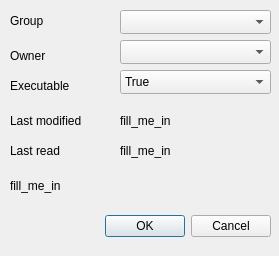
<?xml version="1.0" encoding="UTF-8"?>
<ui version="4.0">
 <class>Dialog</class>
 <widget class="QDialog" name="Dialog">
  <property name="geometry">
   <rect>
    <x>0</x>
    <y>0</y>
    <width>279</width>
    <height>256</height>
   </rect>
  </property>
  <property name="windowTitle">
   <string>Properties</string>
  </property>
  <property name="windowIcon">
   <iconset resource="../qresources/libqresources.qrc">
    <normaloff>:/usr/share/qresources/resources/stock_properties.svg</normaloff>:/usr/share/qresources/resources/stock_properties.svg</iconset>
  </property>
  <widget class="QDialogButtonBox" name="buttonBox">
   <property name="geometry">
    <rect>
     <x>10</x>
     <y>210</y>
     <width>261</width>
     <height>32</height>
    </rect>
   </property>
   <property name="orientation">
    <enum>Qt::Horizontal</enum>
   </property>
   <property name="standardButtons">
    <set>QDialogButtonBox::Cancel|QDialogButtonBox::Ok</set>
   </property>
  </widget>
  <widget class="QComboBox" name="groupBox">
   <property name="geometry">
    <rect>
     <x>120</x>
     <y>10</y>
     <width>151</width>
     <height>24</height>
    </rect>
   </property>
  </widget>
  <widget class="QComboBox" name="ownerBox">
   <property name="geometry">
    <rect>
     <x>120</x>
     <y>40</y>
     <width>151</width>
     <height>24</height>
    </rect>
   </property>
  </widget>
  <widget class="QLabel" name="label">
   <property name="geometry">
    <rect>
     <x>10</x>
     <y>10</y>
     <width>101</width>
     <height>21</height>
    </rect>
   </property>
   <property name="text">
    <string>Group</string>
   </property>
  </widget>
  <widget class="QLabel" name="label_2">
   <property name="geometry">
    <rect>
     <x>10</x>
     <y>40</y>
     <width>101</width>
     <height>31</height>
    </rect>
   </property>
   <property name="text">
    <string>Owner</string>
   </property>
  </widget>
  <widget class="QLabel" name="label_3">
   <property name="geometry">
    <rect>
     <x>10</x>
     <y>110</y>
     <width>101</width>
     <height>21</height>
    </rect>
   </property>
   <property name="text">
    <string>Last modified</string>
   </property>
  </widget>
  <widget class="QLabel" name="label_4">
   <property name="geometry">
    <rect>
     <x>10</x>
     <y>140</y>
     <width>101</width>
     <height>21</height>
    </rect>
   </property>
   <property name="text">
    <string>Last read</string>
   </property>
  </widget>
  <widget class="QLabel" name="lastReadLabel">
   <property name="geometry">
    <rect>
     <x>120</x>
     <y>140</y>
     <width>151</width>
     <height>21</height>
    </rect>
   </property>
   <property name="text">
    <string>fill_me_in</string>
   </property>
  </widget>
  <widget class="QLabel" name="lastModifiedLabel">
   <property name="geometry">
    <rect>
     <x>120</x>
     <y>110</y>
     <width>151</width>
     <height>21</height>
    </rect>
   </property>
   <property name="text">
    <string>fill_me_in</string>
   </property>
  </widget>
  <widget class="QLabel" name="label_7">
   <property name="geometry">
    <rect>
     <x>10</x>
     <y>70</y>
     <width>101</width>
     <height>31</height>
    </rect>
   </property>
   <property name="text">
    <string>Executable</string>
   </property>
  </widget>
  <widget class="QComboBox" name="executableBox">
   <property name="geometry">
    <rect>
     <x>120</x>
     <y>70</y>
     <width>151</width>
     <height>24</height>
    </rect>
   </property>
   <item>
    <property name="text">
     <string>True</string>
    </property>
   </item>
   <item>
    <property name="text">
     <string>False</string>
    </property>
   </item>
  </widget>
  <widget class="QLabel" name="filePathLabel">
   <property name="geometry">
    <rect>
     <x>10</x>
     <y>170</y>
     <width>261</width>
     <height>31</height>
    </rect>
   </property>
   <property name="text">
    <string>fill_me_in</string>
   </property>
  </widget>
 </widget>
 <resources>
  <include location="../qresources/libqresources.qrc"/>
 </resources>
 <connections>
  <connection>
   <sender>buttonBox</sender>
   <signal>accepted()</signal>
   <receiver>Dialog</receiver>
   <slot>accept()</slot>
   <hints>
    <hint type="sourcelabel">
     <x>248</x>
     <y>254</y>
    </hint>
    <hint type="destinationlabel">
     <x>157</x>
     <y>274</y>
    </hint>
   </hints>
  </connection>
  <connection>
   <sender>buttonBox</sender>
   <signal>rejected()</signal>
   <receiver>Dialog</receiver>
   <slot>reject()</slot>
   <hints>
    <hint type="sourcelabel">
     <x>316</x>
     <y>260</y>
    </hint>
    <hint type="destinationlabel">
     <x>286</x>
     <y>274</y>
    </hint>
   </hints>
  </connection>
 </connections>
</ui>
